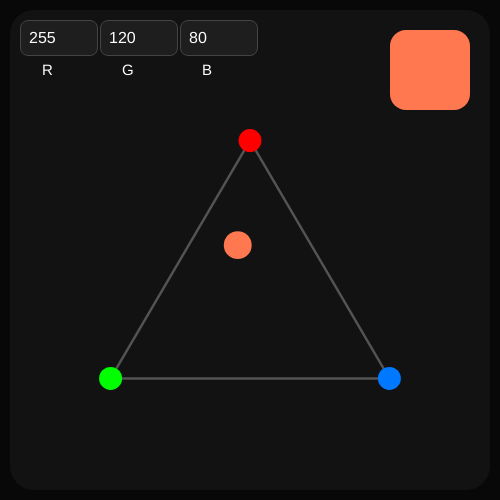
Frame 1 (no input)
Frame 60 (no input): identical to frame 1, image omitted
Frame 120 (the mouse pressed at the canvas centre since frame 60): identical to frame 1, image omitted

The p5.js sketch that drew this single still picture (run headless with seeded random() and noise() and a simulated clock; from frame 60 on, the mouse is pressed at the canvas centre):

// p5.js sketch
// ── sketch.js
let inputR;
let inputG;
let inputB;

function setup() {

	createCanvas(500, 500);

	textFont('Arial');

	// INPUT ROSSO
	inputR = createInput("255");
	styleInput(inputR, 20);

	// INPUT VERDE
	inputG = createInput("120");
	styleInput(inputG, 100);

	// INPUT BLU
	inputB = createInput("80");
	styleInput(inputB, 180);
}

function draw() {

	background(8);

	let r = constrain(parseInt(inputR.value()) || 0, 0, 255);
	let g = constrain(parseInt(inputG.value()) || 0, 0, 255);
	let b = constrain(parseInt(inputB.value()) || 0, 0, 255);

	// pannello
	drawPanel();

	push();

	translate(width / 2, height / 2 + 30);

	scale(0.82);

	drawTriangle();

	drawColorPoint(r, g, b);

	pop();

	drawColorPreview(r, g, b);

	drawLabels();
}

function styleInput(input, x) {

	input.position(x, 20);

	input.size(60);

	input.style('background', '#1e1e1e');
	input.style('color', 'white');
	input.style('border', '1px solid #444');
	input.style('border-radius', '8px');
	input.style('padding', '8px');
	input.style('font-size', '16px');
	input.style('outline', 'none');
}

function drawPanel() {

	noStroke();

	fill(18);

	rect(10, 10, 480, 480, 24);
}

function drawTriangle() {

	let rx = 0;
	let ry = -170;

	let gx = -170;
	let gy = 120;

	let bx = 170;
	let by = 120;

	// triangolo
	strokeWeight(3);

	stroke(255, 70);

	line(rx, ry, gx, gy);
	line(gx, gy, bx, by);
	line(bx, by, rx, ry);

	// vertici RGB
	noStroke();

	fill(255, 0, 0);
	ellipse(rx, ry, 28);

	fill(0, 255, 0);
	ellipse(gx, gy, 28);

	fill(0, 120, 255);
	ellipse(bx, by, 28);
}

function drawColorPoint(r, g, b) {

	let total = r + g + b;

	if (total === 0) {
		total = 1;
	}

	// coordinate baricentriche
	let rn = r / total;
	let gn = g / total;
	let bn = b / total;

	// vertici triangolo
	let rx = 0;
	let ry = -170;

	let gx = -170;
	let gy = 120;

	let bx = 170;
	let by = 120;

	// posizione matematica
	let x =
		rn * rx +
		gn * gx +
		bn * bx;

	let y =
		rn * ry +
		gn * gy +
		bn * by;

	noStroke();

	fill(r, g, b);

	ellipse(x, y, 34);
}

function drawColorPreview(r, g, b) {

	noStroke();

	fill(r, g, b);

	rect(390, 30, 80, 80, 16);
}

function drawLabels() {

	fill(255);

	textSize(15);

	text("R", 42, 75);
	text("G", 122, 75);
	text("B", 202, 75);
}
